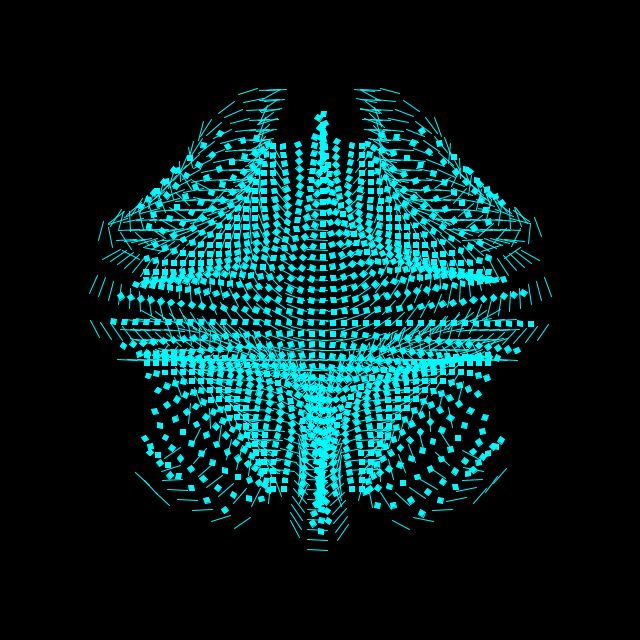
Frame 1 (no input)
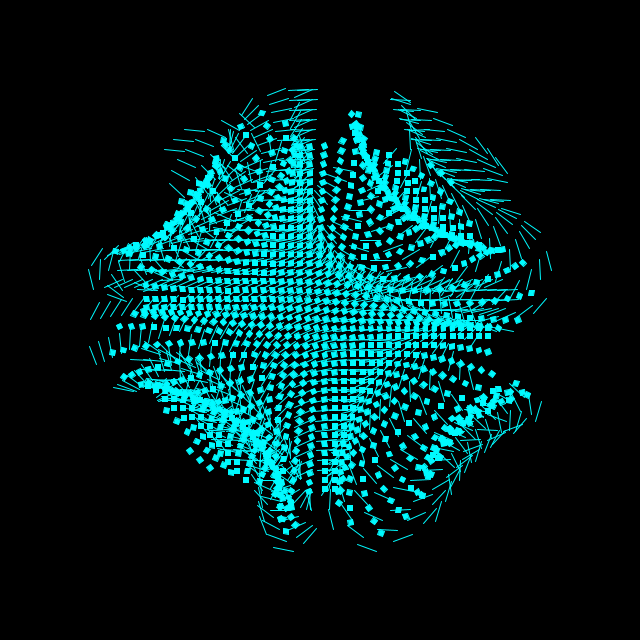
Frame 60 (the mouse pressed at the canvas centre just before this capture)
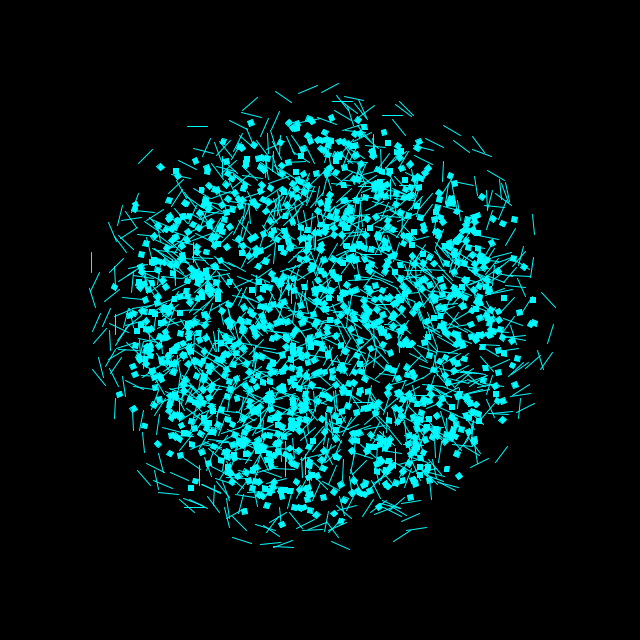
Frame 120 (the mouse held since frame 60 and released just before this capture)

The Processing sketch that drew these frames (run headless with seeded random() and noise(); from frame 60 on, the mouse is pressed at the canvas centre):

// Processing sketch: Sketch_46
// ── Sketch_46.pde
void setup(){
  size(640, 640);
  stroke(0, 250, 255);
}

void draw(){
  background(0);
  translate(width/2, height/2);
  for(int x = -23; x < 25; x++){
    for(int y = -23; y < 25; y++){
      
      
      fill(0, 250, 255);
      if (dist(x, y, 0, 0) < 20) {
      pushMatrix();
      translate(x*10, y*10);
      rotate(radians(sin(radians(x*y+frameCount))*180));
      rect(x, y, 5, 5);
      line(-10, 40, 10, 40);
      popMatrix();
      
      if (mousePressed) {
      
      rotate(radians(sin(radians(x*y+frameCount))*180));
      
      }
     } 
    }
   }
  }
